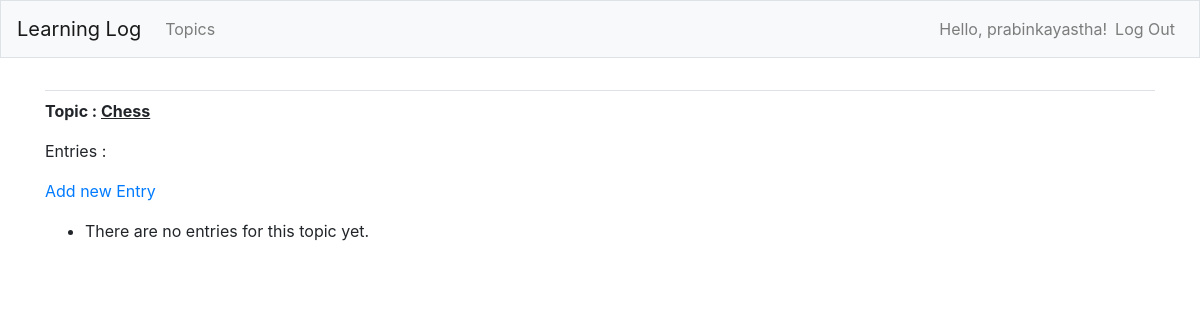
The page /topics/1/ (signed in) on the database as committed earlier.
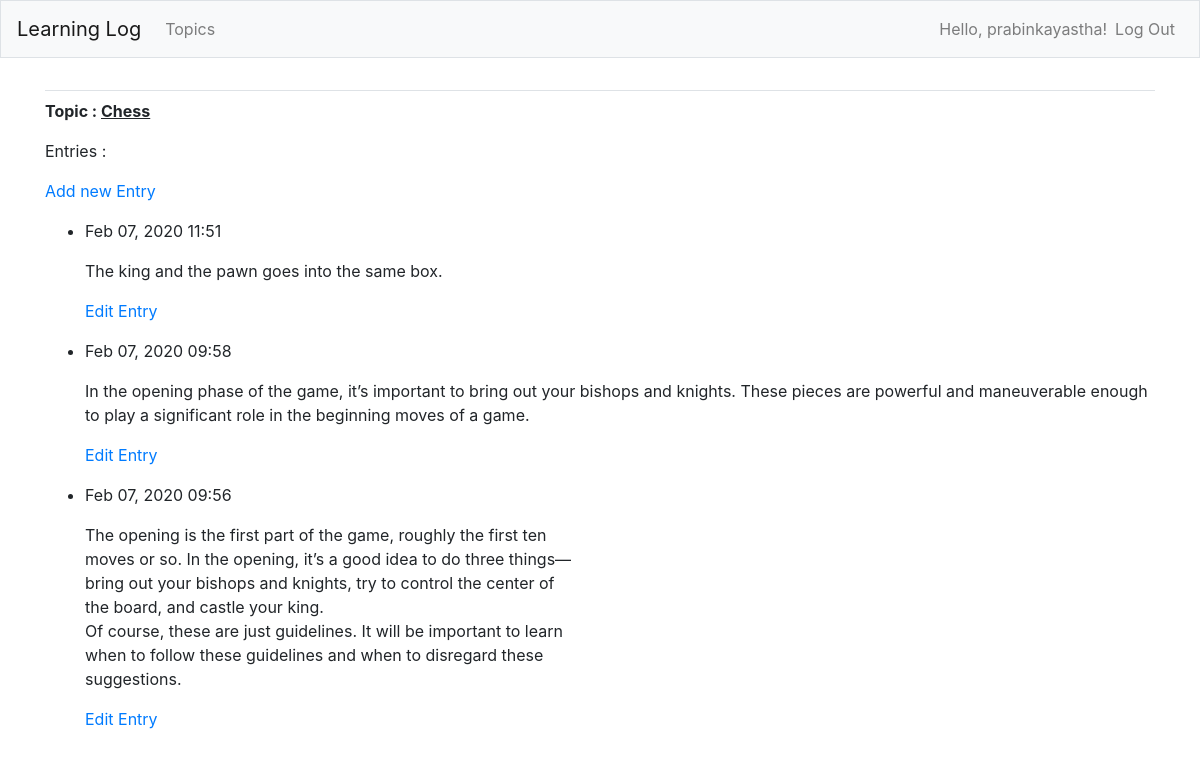
The same page on the database as committed later.
### learning_logs/models.py (models this page shows, shortened)
class Topic(models.Model):
    text = models.CharField(max_length=200)
    date_added = models.DateTimeField(auto_now_add=True)
    owner = models.ForeignKey(User, on_delete=models.CASCADE)
    def __str__(self):
        return self.text

class Entry(models.Model):
    topic = models.ForeignKey(Topic, on_delete= models.CASCADE)
    text = models.TextField()
    date_added = models.DateTimeField(auto_now_add=True)
    owner = models.ForeignKey(User, on_delete=models.CASCADE)
    class Meta:
        verbose_name_plural = 'Entries'

### learning_logs/views.py (the view)
# urls.py: path('topics/<int:topic_id>/', views.topic, name = 'topic'),
@login_required
def topic(request, topic_id):
    topic = Topic.objects.get(id=topic_id)
    if not check_topic_owner(request, topic):
        raise Http404
    entries =topic.entry_set.order_by('-date_added')
    context = {'topic':topic, 'entries' : entries}
    return render(request, 'learning_logs/topic.html', context)

### learning_logs/views.py (called while the page is built)
def check_topic_owner(request, topic):
    return (request.user == topic.owner)

### learning_logs/templates/learning_logs/topic.html
{% extends 'learning_logs/base.html' %}
{% block content %}
<p>
<strong>Topic : <u>{{topic}}</u> </strong>
</p>
<p>Entries : </p>
<p>
    <a href="{% url 'learning_logs:new_entry' topic.id %}">Add new Entry</a>
</p>
<ul>
    {% for entry in entries %}
    <li>
    <p>
        {{entry.date_added|date:'M d, Y H:i'}}
    </p>
    <p>
        {{entry.text|linebreaks}}
    </p>
    <p>
        <a href="{% url 'learning_logs:edit_entry' entry.id %}"> Edit Entry</a>
    </p>
    </li>
    {% empty %}
        <li>
            There are no entries for this topic yet.
        </li>
    {% endfor %}
</ul>
{% endblock content %}

### learning_logs/templates/learning_logs/base.html (shortened to what this page needs)
{% load bootstrap4 %}
<!doctype html>
<html lang="en">
    <head>
        {% bootstrap_css %}
    </head>
    <body>
        <nav class = "navbar navbar-expand-md navbar-light bg-light mb-4 border">
            <a class="navbar-brand" href="{% url 'learning_logs:index' %}">Learning Log</a>
            <div class="collapse navbar-collapse" id="navbarCollapse">
                <ul class="navbar-nav mr-auto">
                    <li class="nav-item">
                        <a class="nav-link" href="{% url 'learning_logs:topics' %}"> Topics </a>
                    </li>
                </ul>
                <ul class="navbar-nav ml-auto">
                    {% if user.is_authenticated %}
                        <li class="nav-item">
                            <span class="navbar-text"}>Hello, {{ user.username }}!</span>
                        </li>
                        <li class="nav-item">
                            <a class="nav-link"} href="{% url 'users:logout' %}">Log Out</a>
                        </li>
                    {% endif %}
                </ul>
        </nav>
        <main role="main" class="container">
            <div class="pb-2 mb-2 border-bottom">
            </div>
            <div>
                {% block content %}
                {% endblock content %}
            </div>
        </main>
    </body>
</html>

Rows that differ between the two databases and show on the page:
added Entry: date_added "Feb 07, 2020 11:51", text "The king and the pawn goes into the same box."
added Entry: date_added "Feb 07, 2020 09:58", text "In the opening phase of the game, it’s important to bring out your bishops and knights. These pieces are powerful and maneuverable enough to play a significant role in the beginning moves of a game."
added Entry: date_added "Feb 07, 2020 09:56", text "The opening is the first part of the game, roughly the first ten moves or so. In the opening, it’s a good idea to do three things— bring out your bishops and knights, try to control the center of the board, and castle your king. Of course, these are just guidelines. It will be important to learn when to follow these guidelines and when to disregard these suggestions."
Other text that changed with them:
text no longer shown: "There are no entries for this topic yet."
